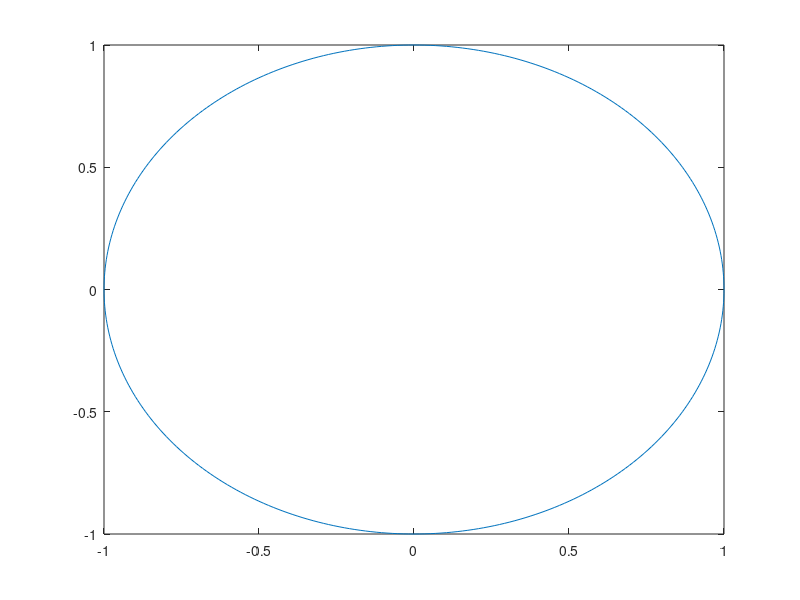

Write the MATLAB code that produced this figure.
function [xx,yy] = circleseg(x0,y0,a,segrng,varargin)
% Draw a circle segment in an axis
%
% [xx,yy] = circle(x0,y0,a,segrng,plotopts...)
%
% ARGS:
% x0,y0    = circle center
% a        = circle radius
% segrng   = segment range in degrees (eg [-90 30])
% varargin = standard plot options (eg 'r:','linewidth',3,...)
%
% AUTHOR : Mike Tyszka, Ph.D.
% PLACE  : Caltech BIC
% DATES  : 10/19/2001 JMT from scratch
%          05/16/2003 JMT Add return arguments
%          01/17/2006 JMT M-Lint corrections
%
% Copyright 2001-2006 California Institute of Technology.
% All rights reserved.
%
% This file is part of MRutils.
%
% MRutils is free software; you can redistribute it and/or modify
% it under the terms of the GNU General Public License as published by
% the Free Software Foundation; either version 2 of the License, or
% (at your option) any later version.
%
% MRutils is distributed in the hope that it will be useful,
% but WITHOUT ANY WARRANTY; without even the implied warranty of
% MERCHANTABILITY or FITNESS FOR A PARTICULAR PURPOSE.  See the
% GNU General Public License for more details.
%
% You should have received a copy of the GNU General Public License
% along with MRutils; if not, write to the Free Software
% Foundation, Inc., 59 Temple Place, Suite 330, Boston, MA  02111-1307  USA

% Default args
if nargin < 1; x0 = 0; end
if nargin < 2; y0 = 0; end
if nargin < 3; a = 1; end
if nargin < 4; segrng = [-180 180]; end

% Define circle at 1 degree intervals
dtheta = 1;
theta = (segrng(1):dtheta:segrng(2)) * pi / 180;

% Vertices
xx = a * cos(theta) + x0;
yy = a * sin(theta) + y0;

% Plot circle if no return arguments requested
if nargout < 1
  plot(xx,yy,varargin{:});
end